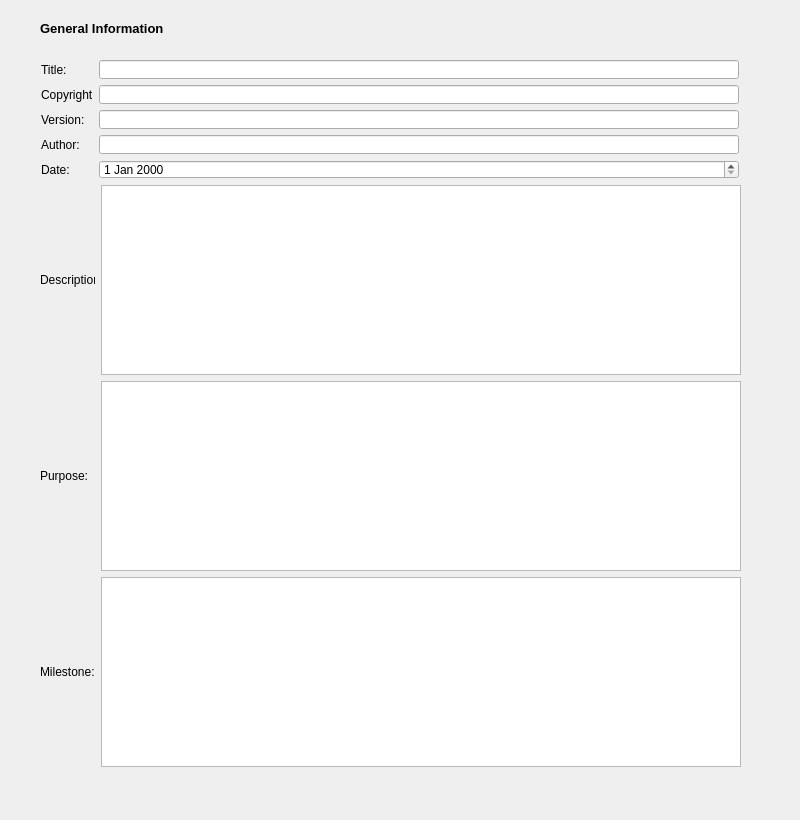
<?xml version="1.0" encoding="UTF-8"?>
<ui version="4.0">
 <class>idsGeneralInfoWindow</class>
 <widget class="QMainWindow" name="idsGeneralInfoWindow">
  <property name="geometry">
   <rect>
    <x>0</x>
    <y>0</y>
    <width>800</width>
    <height>820</height>
   </rect>
  </property>
  <property name="sizePolicy">
   <sizepolicy hsizetype="Fixed" vsizetype="Fixed">
    <horstretch>0</horstretch>
    <verstretch>0</verstretch>
   </sizepolicy>
  </property>
  <property name="minimumSize">
   <size>
    <width>800</width>
    <height>820</height>
   </size>
  </property>
  <property name="maximumSize">
   <size>
    <width>800</width>
    <height>820</height>
   </size>
  </property>
  <property name="windowTitle">
   <string>IDS General Information</string>
  </property>
  <widget class="QWidget" name="centralwidget">
   <widget class="QLabel" name="lbl_ids_info_title">
    <property name="geometry">
     <rect>
      <x>40</x>
      <y>20</y>
      <width>181</width>
      <height>16</height>
     </rect>
    </property>
    <property name="font">
     <font>
      <family>Arial</family>
      <pointsize>10</pointsize>
      <weight>75</weight>
      <bold>true</bold>
     </font>
    </property>
    <property name="text">
     <string>General Information</string>
    </property>
   </widget>
   <widget class="QWidget" name="layoutWidget">
    <property name="geometry">
     <rect>
      <x>40</x>
      <y>60</y>
      <width>711</width>
      <height>731</height>
     </rect>
    </property>
    <layout class="QVBoxLayout" name="verticalLayout">
     <property name="sizeConstraint">
      <enum>QLayout::SetFixedSize</enum>
     </property>
     <item>
      <layout class="QHBoxLayout" name="horizontalLayout">
       <item>
        <widget class="QLabel" name="lbl_title">
         <property name="sizePolicy">
          <sizepolicy hsizetype="Fixed" vsizetype="Fixed">
           <horstretch>0</horstretch>
           <verstretch>0</verstretch>
          </sizepolicy>
         </property>
         <property name="minimumSize">
          <size>
           <width>51</width>
           <height>19</height>
          </size>
         </property>
         <property name="maximumSize">
          <size>
           <width>51</width>
           <height>19</height>
          </size>
         </property>
         <property name="text">
          <string>Title:</string>
         </property>
        </widget>
       </item>
       <item>
        <widget class="QLineEdit" name="txt_title">
         <property name="sizePolicy">
          <sizepolicy hsizetype="Fixed" vsizetype="Fixed">
           <horstretch>0</horstretch>
           <verstretch>0</verstretch>
          </sizepolicy>
         </property>
         <property name="minimumSize">
          <size>
           <width>640</width>
           <height>19</height>
          </size>
         </property>
         <property name="maximumSize">
          <size>
           <width>640</width>
           <height>19</height>
          </size>
         </property>
        </widget>
       </item>
      </layout>
     </item>
     <item>
      <layout class="QHBoxLayout" name="horizontalLayout_2">
       <item>
        <widget class="QLabel" name="lbl_copyright">
         <property name="sizePolicy">
          <sizepolicy hsizetype="Fixed" vsizetype="Fixed">
           <horstretch>0</horstretch>
           <verstretch>0</verstretch>
          </sizepolicy>
         </property>
         <property name="minimumSize">
          <size>
           <width>51</width>
           <height>19</height>
          </size>
         </property>
         <property name="maximumSize">
          <size>
           <width>51</width>
           <height>19</height>
          </size>
         </property>
         <property name="text">
          <string>Copyright:</string>
         </property>
        </widget>
       </item>
       <item>
        <widget class="QLineEdit" name="txt_copyright">
         <property name="sizePolicy">
          <sizepolicy hsizetype="Fixed" vsizetype="Fixed">
           <horstretch>0</horstretch>
           <verstretch>0</verstretch>
          </sizepolicy>
         </property>
         <property name="minimumSize">
          <size>
           <width>640</width>
           <height>19</height>
          </size>
         </property>
         <property name="maximumSize">
          <size>
           <width>640</width>
           <height>19</height>
          </size>
         </property>
        </widget>
       </item>
      </layout>
     </item>
     <item>
      <layout class="QHBoxLayout" name="horizontalLayout_3">
       <item>
        <widget class="QLabel" name="lbl_version">
         <property name="sizePolicy">
          <sizepolicy hsizetype="Fixed" vsizetype="Fixed">
           <horstretch>0</horstretch>
           <verstretch>0</verstretch>
          </sizepolicy>
         </property>
         <property name="minimumSize">
          <size>
           <width>51</width>
           <height>19</height>
          </size>
         </property>
         <property name="maximumSize">
          <size>
           <width>51</width>
           <height>19</height>
          </size>
         </property>
         <property name="text">
          <string>Version:</string>
         </property>
        </widget>
       </item>
       <item>
        <widget class="QLineEdit" name="txt_version">
         <property name="sizePolicy">
          <sizepolicy hsizetype="Fixed" vsizetype="Fixed">
           <horstretch>0</horstretch>
           <verstretch>0</verstretch>
          </sizepolicy>
         </property>
         <property name="minimumSize">
          <size>
           <width>640</width>
           <height>19</height>
          </size>
         </property>
         <property name="maximumSize">
          <size>
           <width>640</width>
           <height>19</height>
          </size>
         </property>
        </widget>
       </item>
      </layout>
     </item>
     <item>
      <layout class="QHBoxLayout" name="horizontalLayout_4">
       <item>
        <widget class="QLabel" name="lbl_author">
         <property name="sizePolicy">
          <sizepolicy hsizetype="Fixed" vsizetype="Fixed">
           <horstretch>0</horstretch>
           <verstretch>0</verstretch>
          </sizepolicy>
         </property>
         <property name="minimumSize">
          <size>
           <width>51</width>
           <height>19</height>
          </size>
         </property>
         <property name="maximumSize">
          <size>
           <width>51</width>
           <height>19</height>
          </size>
         </property>
         <property name="text">
          <string>Author:</string>
         </property>
        </widget>
       </item>
       <item>
        <widget class="QLineEdit" name="txt_author">
         <property name="sizePolicy">
          <sizepolicy hsizetype="Fixed" vsizetype="Fixed">
           <horstretch>0</horstretch>
           <verstretch>0</verstretch>
          </sizepolicy>
         </property>
         <property name="minimumSize">
          <size>
           <width>640</width>
           <height>19</height>
          </size>
         </property>
         <property name="maximumSize">
          <size>
           <width>640</width>
           <height>19</height>
          </size>
         </property>
        </widget>
       </item>
      </layout>
     </item>
     <item>
      <layout class="QHBoxLayout" name="horizontalLayout_5">
       <item>
        <widget class="QLabel" name="lbl_date">
         <property name="sizePolicy">
          <sizepolicy hsizetype="Fixed" vsizetype="Fixed">
           <horstretch>0</horstretch>
           <verstretch>0</verstretch>
          </sizepolicy>
         </property>
         <property name="minimumSize">
          <size>
           <width>51</width>
           <height>19</height>
          </size>
         </property>
         <property name="maximumSize">
          <size>
           <width>51</width>
           <height>19</height>
          </size>
         </property>
         <property name="text">
          <string>Date:</string>
         </property>
        </widget>
       </item>
       <item>
        <widget class="QDateEdit" name="date">
         <property name="sizePolicy">
          <sizepolicy hsizetype="Fixed" vsizetype="Fixed">
           <horstretch>0</horstretch>
           <verstretch>0</verstretch>
          </sizepolicy>
         </property>
         <property name="minimumSize">
          <size>
           <width>640</width>
           <height>19</height>
          </size>
         </property>
         <property name="maximumSize">
          <size>
           <width>640</width>
           <height>19</height>
          </size>
         </property>
        </widget>
       </item>
      </layout>
     </item>
     <item>
      <layout class="QHBoxLayout" name="horizontalLayout_6">
       <item>
        <widget class="QLabel" name="lbl_description">
         <property name="sizePolicy">
          <sizepolicy hsizetype="Fixed" vsizetype="Fixed">
           <horstretch>0</horstretch>
           <verstretch>0</verstretch>
          </sizepolicy>
         </property>
         <property name="minimumSize">
          <size>
           <width>55</width>
           <height>19</height>
          </size>
         </property>
         <property name="maximumSize">
          <size>
           <width>55</width>
           <height>19</height>
          </size>
         </property>
         <property name="text">
          <string>Description:</string>
         </property>
        </widget>
       </item>
       <item>
        <widget class="QPlainTextEdit" name="txt_description">
         <property name="sizePolicy">
          <sizepolicy hsizetype="Fixed" vsizetype="Fixed">
           <horstretch>0</horstretch>
           <verstretch>0</verstretch>
          </sizepolicy>
         </property>
         <property name="minimumSize">
          <size>
           <width>640</width>
           <height>190</height>
          </size>
         </property>
         <property name="maximumSize">
          <size>
           <width>640</width>
           <height>190</height>
          </size>
         </property>
        </widget>
       </item>
      </layout>
     </item>
     <item>
      <layout class="QHBoxLayout" name="horizontalLayout_7">
       <item>
        <widget class="QLabel" name="lbl_purpose">
         <property name="sizePolicy">
          <sizepolicy hsizetype="Fixed" vsizetype="Fixed">
           <horstretch>0</horstretch>
           <verstretch>0</verstretch>
          </sizepolicy>
         </property>
         <property name="minimumSize">
          <size>
           <width>55</width>
           <height>19</height>
          </size>
         </property>
         <property name="maximumSize">
          <size>
           <width>55</width>
           <height>19</height>
          </size>
         </property>
         <property name="text">
          <string>Purpose:</string>
         </property>
        </widget>
       </item>
       <item>
        <widget class="QPlainTextEdit" name="txt_purpose">
         <property name="sizePolicy">
          <sizepolicy hsizetype="Fixed" vsizetype="Fixed">
           <horstretch>0</horstretch>
           <verstretch>0</verstretch>
          </sizepolicy>
         </property>
         <property name="minimumSize">
          <size>
           <width>640</width>
           <height>190</height>
          </size>
         </property>
         <property name="maximumSize">
          <size>
           <width>640</width>
           <height>190</height>
          </size>
         </property>
        </widget>
       </item>
      </layout>
     </item>
     <item>
      <layout class="QHBoxLayout" name="horizontalLayout_8">
       <item>
        <widget class="QLabel" name="lbl_milestone">
         <property name="sizePolicy">
          <sizepolicy hsizetype="Fixed" vsizetype="Fixed">
           <horstretch>0</horstretch>
           <verstretch>0</verstretch>
          </sizepolicy>
         </property>
         <property name="minimumSize">
          <size>
           <width>55</width>
           <height>19</height>
          </size>
         </property>
         <property name="maximumSize">
          <size>
           <width>55</width>
           <height>19</height>
          </size>
         </property>
         <property name="text">
          <string>Milestone:</string>
         </property>
        </widget>
       </item>
       <item>
        <widget class="QPlainTextEdit" name="txt_milestone">
         <property name="sizePolicy">
          <sizepolicy hsizetype="Fixed" vsizetype="Fixed">
           <horstretch>0</horstretch>
           <verstretch>0</verstretch>
          </sizepolicy>
         </property>
         <property name="minimumSize">
          <size>
           <width>640</width>
           <height>190</height>
          </size>
         </property>
         <property name="maximumSize">
          <size>
           <width>640</width>
           <height>190</height>
          </size>
         </property>
        </widget>
       </item>
      </layout>
     </item>
    </layout>
   </widget>
  </widget>
 </widget>
 <resources/>
 <connections/>
</ui>
